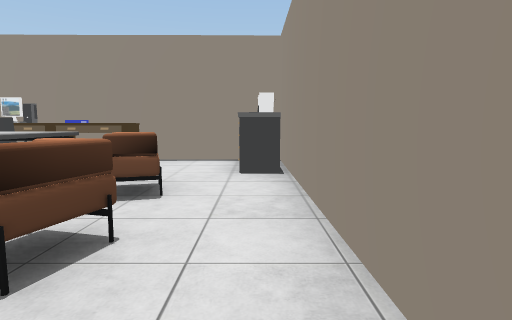
view 1 (above)

24 first-person views from a walk through a scene from a Unity 3-D project. The camera is 1.5 m above the floor, tilts 6° down and sees 75° across. The floor is counted in squares, 2 m on a side. Each view is taken from the middle of a square. On the plan, view 1 faces up. The plan holds only what a view shows up to about 11 squares ahead; the rest is blank. The place goes on beyond the plan. The player is left out. Some animated figures are not drawn. Some surface patterns are stand-ins.

view 2
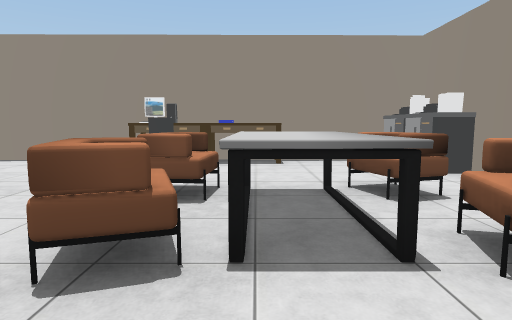

view 3
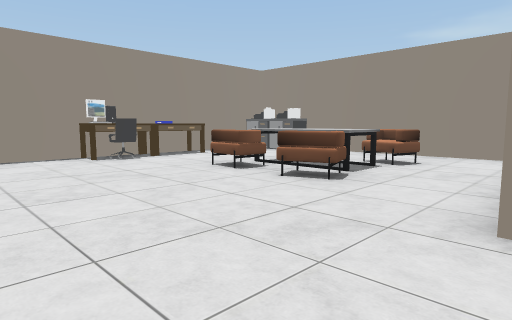

view 4
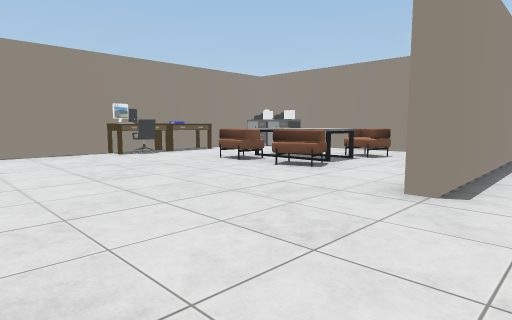

view 5
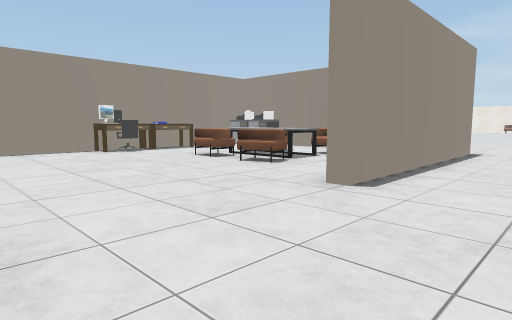

view 6
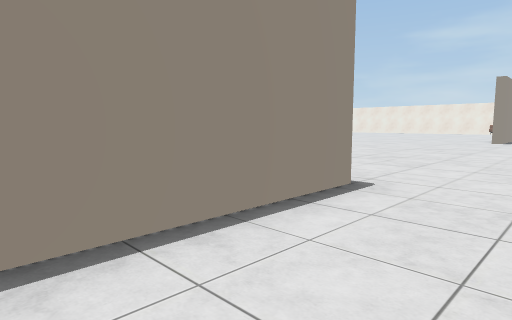

view 7
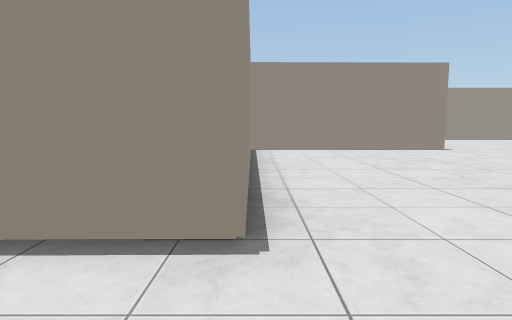

view 8
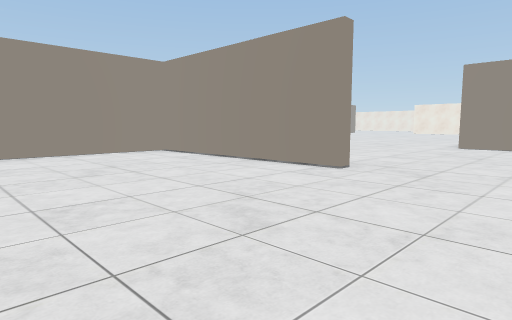

view 9
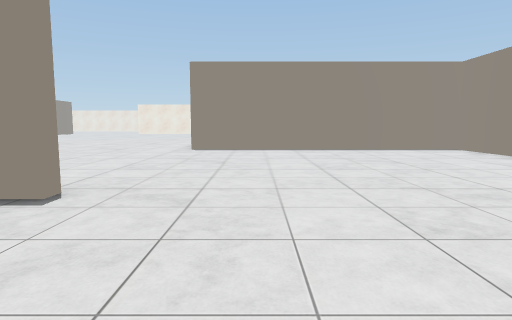

view 10
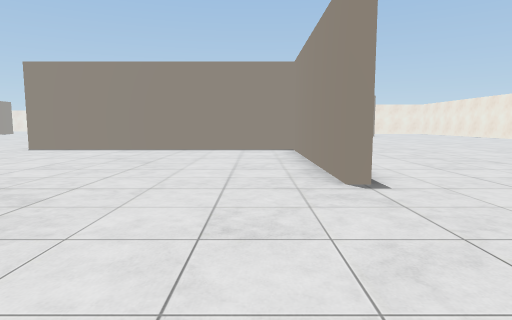

view 11
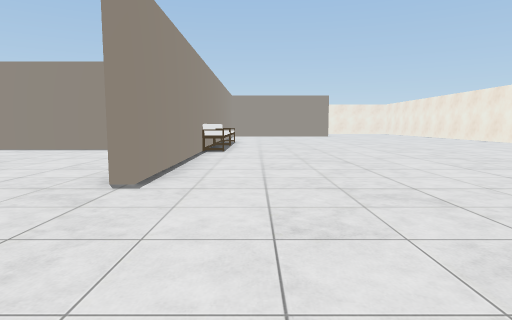

view 12
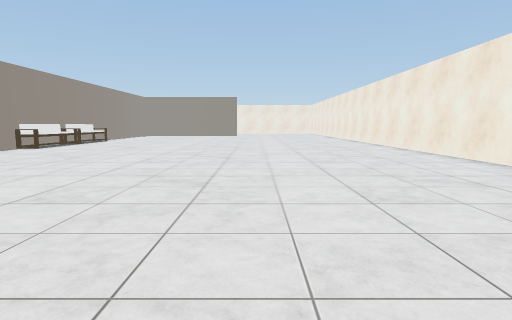

view 13
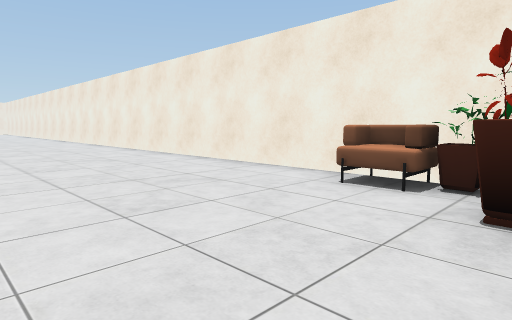

view 14
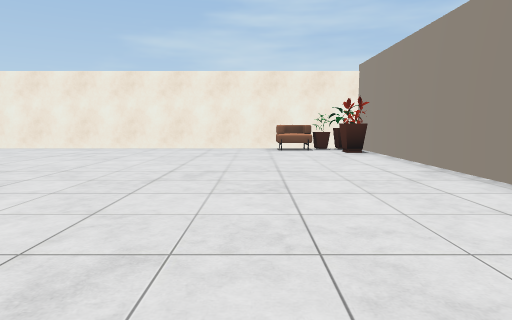

view 15
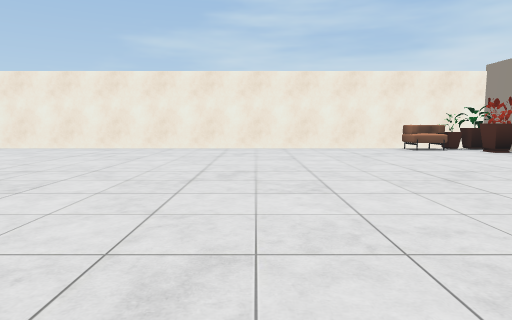

view 16
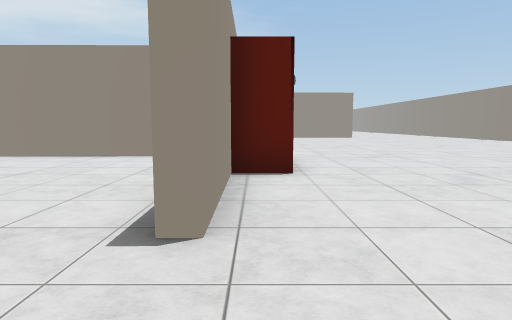

view 17
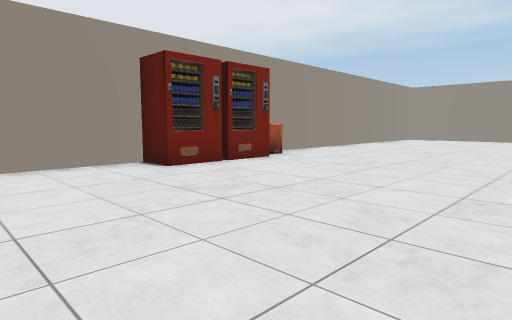

view 18
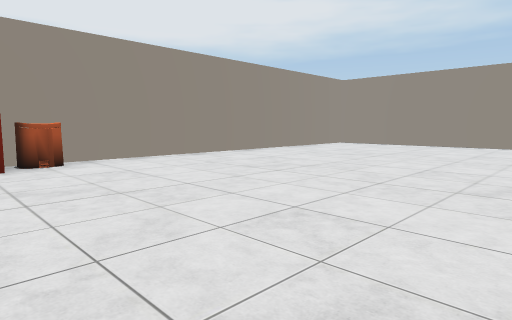

view 19
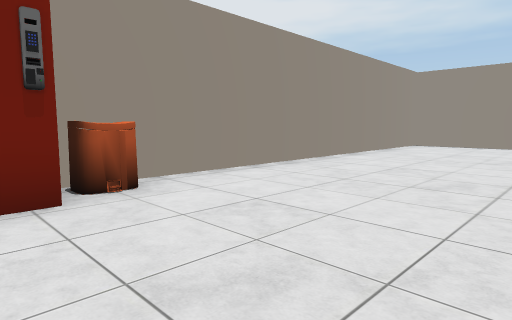

view 20
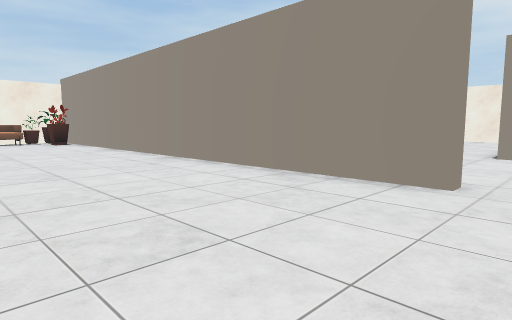

view 21
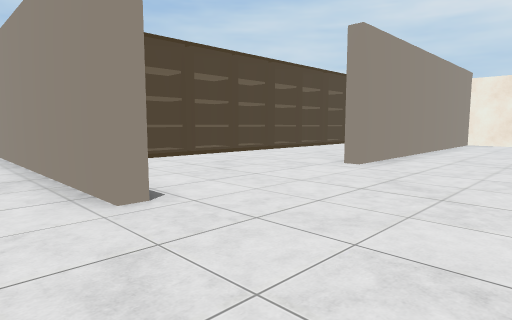

view 22
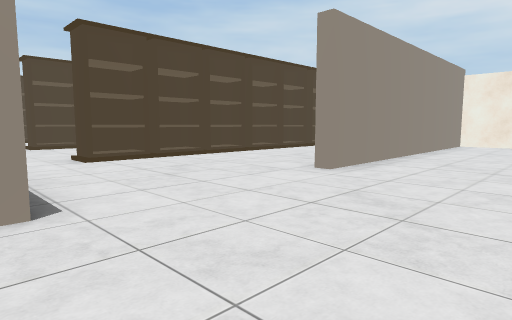

view 23
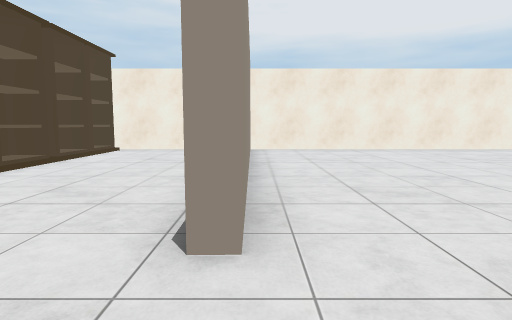

view 24
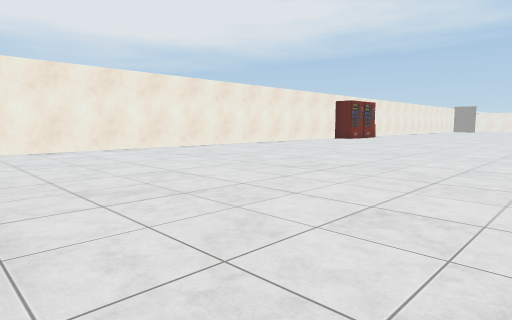

### Floor plan
Points are (right, up) in squares from view 1. A wall is a line through its corners. A room is listed if a view was taken in it or the views show most of it. See-through windows are left out.
Room 1 (views 1, 2, 3, 4, 5, 6, 7, 8, 9, 10, 11, 12, 13, 14, 15, 16, 17, 18, 19, 20, 21, 22)
walls: (3.8, 7.6) (6.8, 7.7) (6.8, 7.3) (0.8, 7.3) (0.9, -0.9) (-5.4, -0.9); (13, -0.7) (13, -0.2) (27.7, -0.2) (27.7, 15.2); (0.6, 0.2) (0.5, 7.2); (-0.5, 7.2) (-2.6, 7.2); (15.1, 8.1) (15.1, 14.2) (7, 14.2); (-2.5, 7.6) (1, 7.6); (-5.4, 7.2) (-8.6, 7.2); (5.1, -13.2) (13.2, -13.2); (15.5, 15.1) (15.5, 8.1); (13.2, -12.5) (13.1, -4.9); (-9.1, 7.5) (-5.4, 7.5)
ways out: opening at (13, -3) to room 2
objects: other object (-5, 6); other object (-5, 7); other object (-4, 2) to (-3, 2); other object (-4, 4) to (-3, 4); other object (-4, 7); other object (-3, 3); other object (-3, 7); other object (-2, 2) to (-1, 2); other object (-2, 3) to (-1, 4); other object (0, 5); other object (0, 6) to (0, 7); other object (1, 8); other object (2, 8); other object (3, 8); other object (16, 14) to (16, 15); other object (26, 0); other object (26, 1); other object (27, 1); other object (27, 2)
Room 2 (views 23, 24)
walls: (13.1, -4.9) (13.5, -4.9); (15.1, -13.2) (17.4, -13.2)
ways out: opening at (13, -3) to room 1
objects: other object (18, -12); other object (18, -11) to (18, -10); other object (18, -9); other object (18, -8) to (18, -7); other object (18, -6); other object (18, -5); other object (18, -4) to (18, -3); other object (22, -4) to (22, -3)

Positions as (right, up) in squares from view 1, and headings:
1: (0, 0), facing up
2: (-3, 0), facing up
3: (-8, -1), facing up-right
4: (-9, -2), facing up-right
5: (-9, -3), facing up-right
6: (-3, -3), facing up-right
7: (1, -3), facing up
8: (10, 2), facing up-left
9: (9, 4), facing up
10: (14, 4), facing up
11: (17, 4), facing up
12: (23, 3), facing up
13: (23, 0), facing up-right
14: (17, 3), facing right
15: (17, 7), facing right
16: (9, 8), facing left
17: (7, 14), facing down-left
18: (2, 15), facing down-left
19: (2, 12), facing down-left
20: (12, 4), facing down-right
21: (10, 1), facing down-right
22: (10, 0), facing down-right
23: (13, -3), facing down
24: (13, -3), facing down-left
